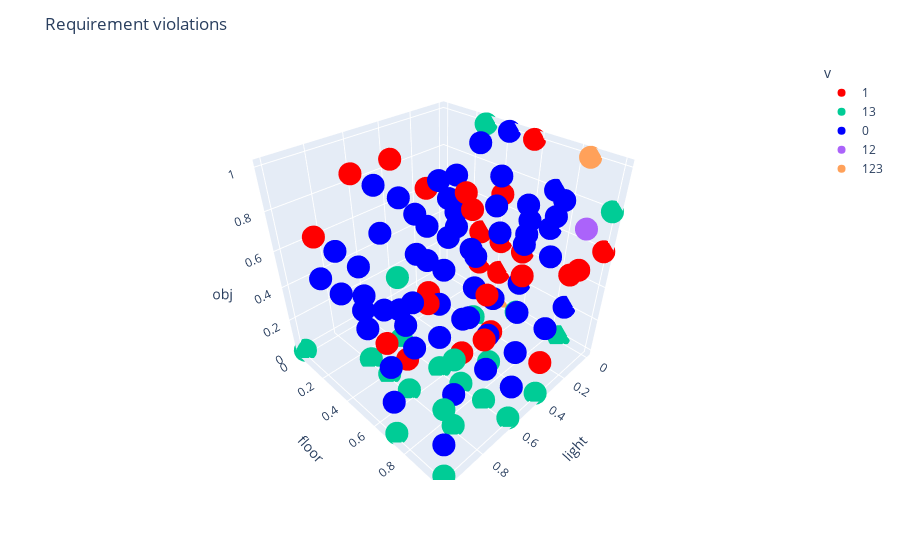

The cell this chart's notebook holds for it:
### Markdown cell above
Now we obtained that the minimum distance is 0.2. Let's define the boundary to get neighbours at 0.21

### Code cell
# Create 3D scatter plot with color-coded dots based on 'violation'
fig = px.scatter_3d(dR, x='light', y='floor', z='obj', color='v', color_discrete_map={0: 'blue', 1: 'red'})
fig.update_layout(title_text='Requirement violations')
fig.show()

### Figure 1 — Plotly figure (JSON) as saved in the notebook; plotly's stock layout.template omitted (floating-point values rounded to 4 significant figures)
{"data": [{"hovertemplate": "v=1<br>light=%{x}<br>floor=%{y}<br>obj=%{z}<extra></extra>", "legendgroup": "1", "marker": {"color": "red", "symbol": "circle"}, "mode": "markers", "name": "1", "scene": "scene", "showlegend": true, "type": "scatter3d", "x": [0.8, 0, 0.4, 0.4, 0.8, 0.6, 0, 0, 0.8, 0.8, 0.4, 0.8, 0.8, 0.2, 1, 0.2, 0.4, 0.4, 0, 0.6, 0, 0, 0, 0.6, 0, 0.4], "y": [1, 0.8571, 1, 0.8571, 1, 0.7143, 0.5714, 1, 0.7143, 0.5714, 0.7143, 0.4286, 0.2857, 0.5714, 0.2857, 1, 0.2857, 0.5714, 0.4286, 0.7143, 0.2857, 0.5714, 0.2857, 0.2857, 0.4286, 0.2857], "z": [0.6, 0.4, 0.2, 0.6, 0.8, 1, 1, 0.6, 0.6, 0.2, 0.2, 0.2, 1, 0.8, 0.8, 0.6, 0.8, 0.8, 0.2, 0.2, 0.2, 0.4, 0.4, 1, 0.4, 0.2]}, {"hovertemplate": "v=13<br>light=%{x}<br>floor=%{y}<br>obj=%{z}<extra></extra>", "legendgroup": "13", "marker": {"color": "#00cc96", "symbol": "circle"}, "mode": "markers", "name": "13", "scene": "scene", "showlegend": true, "type": "scatter3d", "x": [1, 0.2, 0.6, 0.6, 0, 0.6, 0, 1, 1, 0.4, 0.8, 0.8, 0, 0.4, 1, 0.6, 0.8, 0.8, 0.8, 0.6, 0.6, 0, 0], "y": [1, 0.4286, 0.2857, 0.5714, 0.2857, 0.2857, 0.8571, 0, 1, 1, 0.5714, 0.2857, 1, 0.7143, 0.7143, 1, 0.8571, 0.4286, 0.8571, 0.8571, 0.7143, 0.5714, 0.2857], "z": [0, 0, 0, 0, 1, 0.4, 0, 0, 0.4, 0, 0, 0, 0.8, 0, 0, 0, 0, 0, 0.4, 0, 0, 0, 0]}, {"hovertemplate": "v=0<br>light=%{x}<br>floor=%{y}<br>obj=%{z}<extra></extra>", "legendgroup": "0", "marker": {"color": "blue", "symbol": "circle"}, "mode": "markers", "name": "0", "scene": "scene", "showlegend": true, "type": "scatter3d", "x": [0.4, 0.4, 0, 0.6, 0.6, 1, 0, 0.6, 0, 0.2, 0.2, 0, 0.6, 0.6, 0.6, 1, 0.8, 0.6, 0.2, 0.2, 1, 0.4, 1, 0.8, 0.8, 0.8, 0.8, 1, 0.8, 0.4, 0.8, 0.2, 0.2, 0.4, 0.2, 0.4, 0.8, 1, 0.6, 1, 1, 1, 0.8, 1, 0.6, 1, 0.2, 1, 0, 0.6, 0.6, 0.2, 0.2, 0.4, 0.4, 0.6, 0.4, 0.6, 0.4, 0.2], "y": [0.8571, 1, 0.8571, 0.8571, 0.5714, 1, 0.4286, 0.4286, 0.7143, 0.4286, 0.4286, 0.7143, 0.4286, 0.5714, 0.2857, 0.7143, 0.8571, 1, 0.8571, 0.8571, 0.7143, 0.7143, 0.8571, 0.2857, 0.4286, 0.5714, 0.2857, 0.8571, 0.7143, 0.4286, 0.5714, 0.2857, 0.5714, 0.7143, 0.2857, 0.4286, 0.4286, 0.4286, 1, 0.5714, 0.2857, 0.7143, 0.8571, 0.5714, 1, 0.4286, 0.7143, 1, 0.5714, 0.5714, 0.7143, 0.7143, 0.4286, 0.5714, 0.2857, 0.8571, 1, 0.8571, 0.5714, 0.7143], "z": [0.8, 0.4, 0.2, 1, 0.4, 0.2, 1, 0.6, 0.6, 0.4, 0.2, 0.8, 0.8, 0.2, 0.2, 0.2, 1, 1, 0.6, 0.8, 0.4, 0.4, 0.6, 0.2, 1, 0.4, 0.4, 0.8, 0.8, 0.8, 1, 0.6, 0.6, 1, 0.8, 0.6, 0.4, 0.6, 0.2, 0.6, 0.6, 1, 0.2, 0.8, 0.4, 0.8, 0.8, 1, 0.2, 1, 0.4, 0.6, 1, 0.6, 0.6, 0.4, 1, 0.2, 0.2, 0.2]}, {"hovertemplate": "v=12<br>light=%{x}<br>floor=%{y}<br>obj=%{z}<extra></extra>", "legendgroup": "12", "marker": {"color": "#ab63fa", "symbol": "circle"}, "mode": "markers", "name": "12", "scene": "scene", "showlegend": true, "type": "scatter3d", "x": [0.2], "y": [1], "z": [0.8]}, {"hovertemplate": "v=123<br>light=%{x}<br>floor=%{y}<br>obj=%{z}<extra></extra>", "legendgroup": "123", "marker": {"color": "#FFA15A", "symbol": "circle"}, "mode": "markers", "name": "123", "scene": "scene", "showlegend": true, "type": "scatter3d", "x": [0, 0], "y": [0.8571, 0.4286], "z": [1, 0]}], "layout": {"legend": {"title": {"text": "v"}, "tracegroupgap": 0}, "margin": {"t": 60}, "scene": {"domain": {"x": [0, 1], "y": [0, 1]}, "xaxis": {"title": {"text": "light"}}, "yaxis": {"title": {"text": "floor"}}, "zaxis": {"title": {"text": "obj"}}}, "title": {"text": "Requirement violations"}}}
